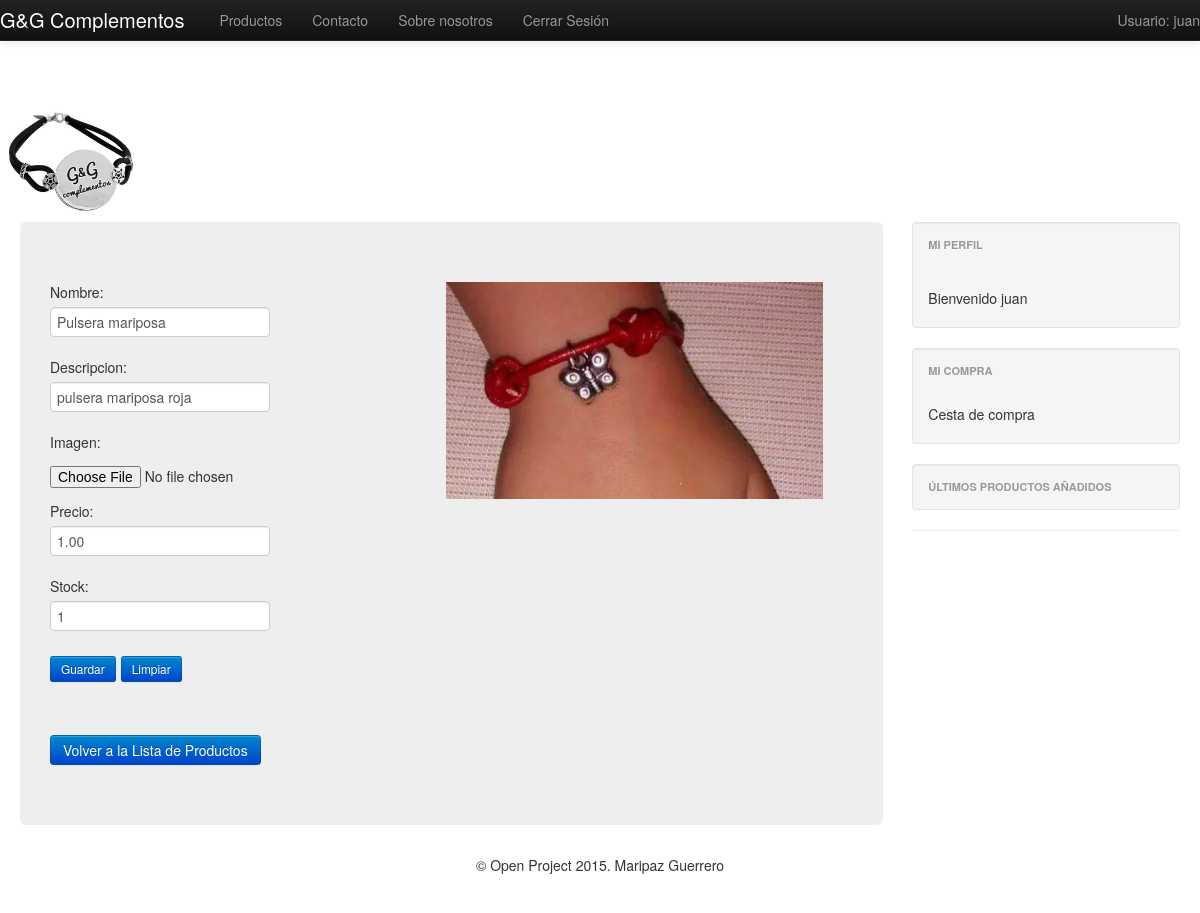
Page /edit/producto/5/ (signed in) on the committed database.
### complementos/apps/ventas/models.py (models this page shows, shortened)
class producto(models.Model):
	def url(self,filename):
		ruta = "MultimediaData/Producto/%s/%s"%(self.nombre,str(filename))
		return ruta
	def foto(self):
		return '<a href="/media/%s"><img src="/media/%s" width=50px heigth=50px/></a>'%(self.imagen,self.imagen)
	foto.allow_tags = True
	nombre		= models.CharField(max_length=100)
	descripcion	= models.TextField(max_length=300)
	status		= models.BooleanField(default=True)
	precio		= models.DecimalField(max_digits=6,decimal_places=2)
	stock		= models.IntegerField()
	imagen		= models.ImageField(upload_to=url)

### complementos/apps/ventas/views.py (the view, shortened to what this page needs)
# urls.py: url(r'^edit/producto/(?P<id_prod>.*)/$','edit_product_view',name= "vista_editar_producto"),
def edit_product_view(request,id_prod):
	info = ""
	p = producto.objects.get(id=id_prod)
	if request.method == "GET":
		form = addProductForm(initial={
				'nombre':p.nombre,
				'descripcion':p.descripcion,
				'precio':p.precio,
				'stock':p.stock,
			})
	ctx = {'form':form,'info':info,'producto':p}
	return render_to_response('ventas/editProducto.html',ctx,context_instance=RequestContext(request))

### complementos/apps/ventas/forms.py (shortened to what this page needs)
class addProductForm(forms.Form):
	nombre 		= forms.CharField(widget=forms.TextInput())
	descripcion 	= forms.CharField(widget=forms.TextInput())
	imagen		= forms.ImageField(required=False)
	precio		= forms.DecimalField(required=True)
	stock		= forms.IntegerField(required=True)

### complementos/templates/ventas/editProducto.html (shortened to what this page needs)
{% extends 'base.html' %}
{% block content %}
<div class="row">
<div class="span6">
<form action="." method="POST" enctype="multipart/form-data">
{{form.as_p}}
<button type="submit" class="btn btn-small btn-primary">Guardar</button>
<button type="reset" class="btn btn-small btn-primary">Limpiar</button>
</form>
<br>
<a class="btn btn-primary" href="javascript:window.history.go(-1);"> Volver a la Lista de Productos </a>
</div>
<div class="span6">
<img src="/media/{{ producto.imagen }}"/>
</div>
</div>
{% endblock %}

### complementos/templates/base.html (shortened to what this page needs)
<!DOCTYPE html>
<html lang="es">
 <head>
	<link href="/media/bootstrap/css/bootstrap.css" rel="stylesheet">
	 <link href="/media/bootstrap/css/bootstrap-responsive.css" rel="stylesheet">
	</head>
<br><br>
        <img src="/media/images/logo.jpg" width="140px" height="120px" border="4"/>
<body>
	<div class="navbar navbar-inverse navbar-fixed-top">
		<div class = "navbar-inner">
			<a class="brand" href="{% url "vista_principal" %}"> G&G Complementos</a>
			{% if user.is_authenticated %}
				<p class="navbar-text pull-right">
				Usuario: {{ user.username }}
				</p>
			{% endif %}
			<ul class="nav">
				<li><a href="/productos/page/1/">Productos</a></li>
                		<li><a href="{% url "vista_contacto" %}">Contacto</a></li>
		                <li><a href="{% url "vista_about" %}">Sobre nosotros</a></li>
				{% if user.is_authenticated %}
               			<li><a href="{% url "vista_logout" %}"> Cerrar Sesión</a></li>
                		{% else %}
                		<li><a href="{% url "vista_login" %}"> Iniciar Sesión</a></li>
                		{% endif %}
			</ul>
     </div>
   </div>
       <div class="container-fluid">
       <div class="row-fluid">
       <div class="span9">
       <div class="hero-unit">
         {% block content %}
         {% endblock%}
       </div>
      </div>
    <div class="span3">
   <div class="well sidebar-nav">
   <ul class="nav nav-list">
    <li class="nav-header">Mi perfil</li>
    <br><p align="justify">
     {% if user.is_authenticated %}
      <p>Bienvenido {{ user }} </p>
     {% else %}
      <a href="/login/" class="btn btn-primary">Login<a>
     {% endif %}
     </p>
     </ul>
     </div>
     <div class="well sidebar-nav">
       <ul class="nav nav-list">
   <li class="nav-header">Mi compra</li>
   <br><p align="justify">
     Cesta de compra
   </p>
   </ul>
   </div>
   <div class="well sidebar-nav">
   <ul class="nav nav-list" id="ProductosNuevos">
   <li class="nav-header">Últimos productos añadidos</li>
   </ul>
   </div>
   <hr>
   </div>
   </div>
	<center><p>&copy Open Project 2015. Maripaz Guerrero</p></center>
</BODY>
</HTML>

### complementos/templates/base.html (style rules this page uses)
body { padding-top: 50px; padding-bottom: 40px; }
.sidebar-nav { padding: 9px 0; }

### rows in the picture
producto: nombre "Pulsera mariposa", descripcion "pulsera mariposa roja", precio "1.00", stock "1", imagen (picture)

### other values in the picture
{{ user.username }} "juan"
{{ user }} "juan"
